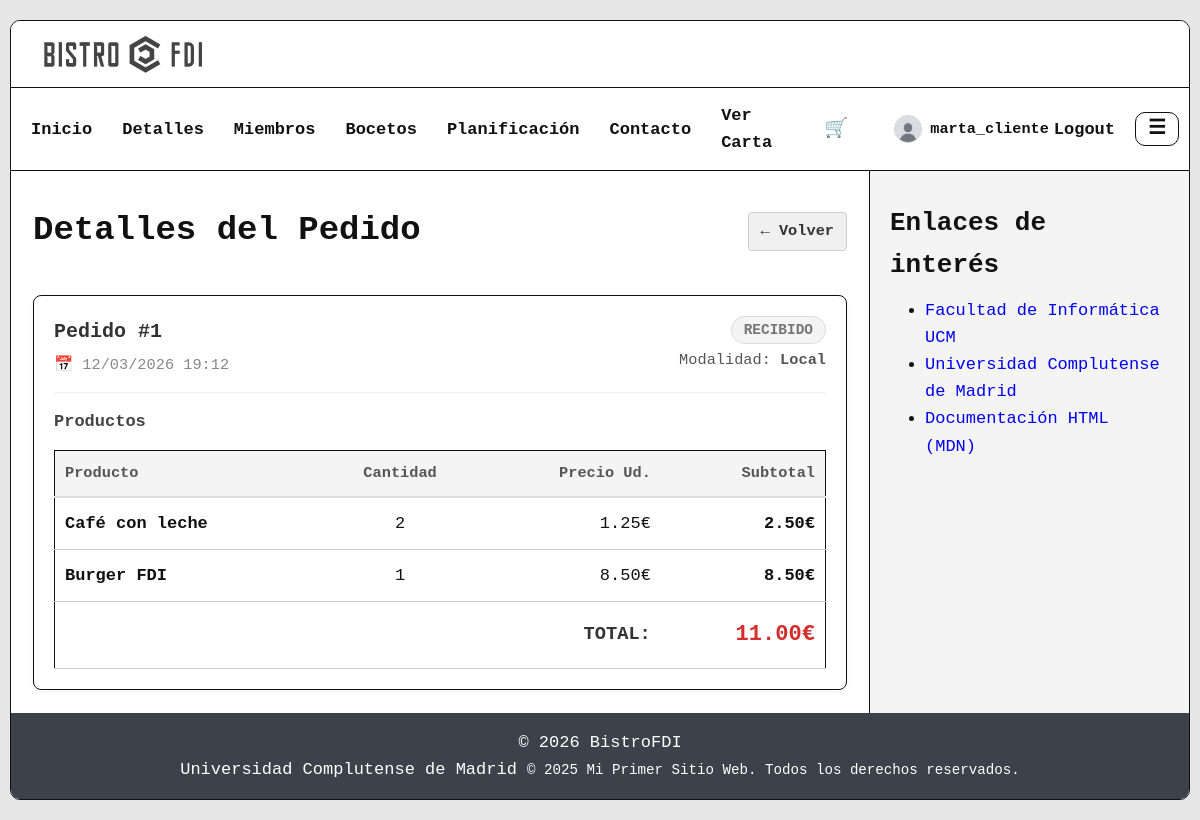
The app's page /includes/vistas/cliente/pedido_detalle.php?id=1 (signed in) with its own data.
### tables this page shows
CREATE TABLE pedidos (
    id INT AUTO_INCREMENT PRIMARY KEY,
    numero_pedido INT NOT NULL,
    id_cliente INT,
    id_cocinero INT,
    fecha_hora DATETIME DEFAULT CURRENT_TIMESTAMP,
    estado ENUM('nuevo', 'recibido', 'en preparación', 'cocinando', 'listo cocina', 'terminado', 'entregado') DEFAULT 'nuevo',
    tipo ENUM('local', 'llevar') NOT NULL,
    total DECIMAL(10, 2) NOT NULL,
    FOREIGN KEY (id_cliente) REFERENCES usuarios(id),
    FOREIGN KEY (id_cocinero) REFERENCES usuarios(id)
);

CREATE TABLE pedidos_productos (
    id_pedido INT,
    id_producto INT,
    cantidad INT NOT NULL,
    precio_historico DECIMAL(10, 2) NOT NULL,
    PRIMARY KEY (id_pedido, id_producto),
    FOREIGN KEY (id_pedido) REFERENCES pedidos(id) ON DELETE CASCADE,
    FOREIGN KEY (id_producto) REFERENCES productos(id)
);

CREATE TABLE productos (
    id INT AUTO_INCREMENT PRIMARY KEY,
    id_categoria INT NOT NULL,
    nombre VARCHAR(100) NOT NULL,
    descripcion TEXT,
    precio_base DECIMAL(10, 2) NOT NULL,
    iva INT NOT NULL,
    disponible BOOLEAN DEFAULT TRUE,
    ofertado BOOLEAN DEFAULT TRUE,
    FOREIGN KEY (id_categoria) REFERENCES categorias(id) ON DELETE RESTRICT
);

### includes/app/sa/PedidoSA.php (called while the page is built, shortened)
<?php
require_once RAIZ_APP . '/includes/app/dao/PedidoDAO.php';
require_once RAIZ_APP . '/includes/app/sa/ProductoSA.php';
class PedidoSA {
    private static function dao(): PedidoDAO {
        $conn = Aplicacion::getInstance()->getConexionBd();
        return new PedidoDAO($conn);
    }
    public static function obtener(int $id): ?PedidoDTO {
        return self::dao()->findById($id);
    }
    public static function obtenerDetalle(int $idPedido): array {
        $pedido = self::dao()->findById($idPedido);
        return self::dao()->findLineasByPedido($idPedido);
    }
}

### includes/app/dao/PedidoDAO.php (called while the page is built, shortened)
<?php
require_once RAIZ_APP . '/includes/app/dto/PedidoDTO.php';
require_once RAIZ_APP . '/includes/app/dto/PedidoProductoDTO.php';
class PedidoDAO {
    public function findById(int $id): ?PedidoDTO{
        $sql = "SELECT id, numero_pedido, id_cliente, id_cocinero, fecha_hora, estado, tipo, total
                FROM pedidos
                WHERE id = ?";
        $stmt = $this->conn->prepare($sql);
        $stmt->bind_param('i', $id);
        if (!$stmt->execute()) throw new RuntimeException("Error execute (findById pedido): " . $stmt->error);
        $rs = $stmt->get_result();
        $row = $rs->fetch_assoc();
        return new PedidoDTO(
            (int)$row['id'],
            (int)$row['numero_pedido'],
            (int)$row['id_cliente'],
            $row['id_cocinero'] !== null ? (int)$row['id_cocinero'] : null,
            (string)$row['fecha_hora'],
            (string)$row['estado'],
            (string)$row['tipo'],
            (float)$row['total']
        );
    }
    public function findLineasByPedido(int $idPedido): array{
        $sql = "SELECT id_pedido, id_producto, cantidad, precio_historico
                FROM pedidos_productos
                WHERE id_pedido = ?";
        $stmt = $this->conn->prepare($sql);
        $stmt->bind_param('i', $idPedido);
        if (!$stmt->execute()) throw new RuntimeException("Error execute (findLineasByPedido): " . $stmt->error);
        $rs = $stmt->get_result();
        $res = [];
        while ($row = $rs->fetch_assoc()) {
            $res[] = new PedidoProductoDTO(
                (int)$row['id_pedido'],
                (int)$row['id_producto'],
                (int)$row['cantidad'],
                (float)$row['precio_historico']
            );
        }
        return $res;
    }
}

### includes/app/dto/PedidoDTO.php (called while the page is built, shortened)
<?php
class PedidoDTO{
    public function getNumeroPedido(): int { return $this->numeroPedido; }
    public function getFechaHora(): string { return $this->fechaHora; }
    public function getEstado(): string { return $this->estado; }
    public function getTipo(): string { return $this->tipo; }
    public function getTotal(): float { return $this->total; }
}

### includes/app/sa/ProductoSA.php (called while the page is built, shortened)
<?php
require_once RAIZ_APP . '/includes/app/dao/ProductoDAO.php';
class ProductoSA
{
    private static function dao(): ProductoDAO
    {
        $conn = Aplicacion::getInstance()->getConexionBd();
        return new ProductoDAO($conn);
    }
    public static function obtener(int $id): ?ProductoDTO
    {
        return self::dao()->findById($id);
    }
}

### includes/app/dao/ProductoDAO.php (called while the page is built, shortened)
<?php
require_once RAIZ_APP . '/includes/app/dto/ProductoDTO.php';
class ProductoDAO
{
    public function findById(int $id): ?ProductoDTO
    {
        $sql = "SELECT id, id_categoria, nombre, descripcion, precio_base, iva, disponible, ofertado
                FROM productos
                WHERE id = ?";
        $stmt = $this->conn->prepare($sql);
        $stmt->bind_param('i', $id);
        if (!$stmt->execute()) {
            throw new RuntimeException("Error execute (findById productos): " . $stmt->error);
        }
        $rs = $stmt->get_result();
        $row = $rs->fetch_assoc();
        $imagenes = $this->findImagenesByProducto((int)$row['id']);
        return new ProductoDTO(
            (int)$row['id'],
            (int)$row['id_categoria'],
            (string)$row['nombre'],
            $row['descripcion'] !== null ? (string)$row['descripcion'] : null,
            (float)$row['precio_base'],
            (int)$row['iva'],
            (bool)$row['disponible'],
            (bool)$row['ofertado'],
            $imagenes
        );
    }
    public function findImagenesByProducto(int $idProducto): array
    {
        $sql = "SELECT ruta FROM productos_imagenes WHERE id_producto = ? ORDER BY id ASC";
        $stmt = $this->conn->prepare($sql);
        $stmt->bind_param('i', $idProducto);
        if (!$stmt->execute()) {
            throw new RuntimeException("Error execute (findImagenes): " . $stmt->error);
        }
        $rs = $stmt->get_result();
        $res = [];
        while ($row = $rs->fetch_assoc()) {
            $res[] = (string)$row['ruta'];
        }
        return $res;
    }
}

### includes/app/dto/ProductoDTO.php (called while the page is built, shortened)
<?php
class ProductoDTO
{
    public function getNombre(): string { return $this->nombre; }
}

### includes/app/dto/PedidoProductoDTO.php (called while the page is built, shortened)
<?php
class PedidoProductoDTO{
    public function getCantidad(): int { return $this->cantidad; }
    public function getPrecioHistorico(): float { return $this->precioHistorico; }
    public function getSubtotal(): float {
        return round($this->cantidad * $this->precioHistorico, 2);
    }
}

### includes/vistas/cliente/pedido_detalle.php (the view, shortened to what this page needs)
<?php
require_once RAIZ_APP . '/includes/app/sa/PedidoSA.php';
require_once RAIZ_APP . '/includes/app/sa/ProductoSA.php';
$idPedido = filter_input(INPUT_GET, 'id', FILTER_VALIDATE_INT);
$errorAcceso = null;
$pedido = null;
$lineasPedido = [];
try {
    $pedido = PedidoSA::obtener($idPedido);
    $lineasPedido = PedidoSA::obtenerDetalle($idPedido);
} catch (Exception $e) {
    $errorAcceso = $e->getMessage();
}
?>
<section class="ger-wrap">
    <div style="display: flex; justify-content: space-between; align-items: center; margin-bottom: 25px;">
        <h1>Detalles del Pedido</h1>
        <button onclick="window.history.back();" class="btn btn-light" style="font-size: 0.9em;">← Volver</button>
    </div>
    <?php if ($errorAcceso): ?>
        <div class="alerta-error" style="background-color: #ffebee; color: #c62828; padding: 15px; border-radius: 5px; margin-bottom: 20px;">
            <?= htmlspecialchars($errorAcceso) ?>
        </div>
    <?php else: ?>
        <div class="card" style="margin-bottom: 25px; padding: 20px;">
            <div style="display: flex; justify-content: space-between; border-bottom: 1px solid #eee; padding-bottom: 15px; margin-bottom: 15px;">
                <div>
                    <h3 style="margin: 0; color: #333;">Pedido #<?= $pedido->getNumeroPedido() ?></h3>
                    <p class="muted" style="margin: 5px 0 0 0; font-size: 0.9em;">
                        📅 <?= date('d/m/Y H:i', strtotime($pedido->getFechaHora())) ?>
                    </p>
                </div>
                <div style="text-align: right;">
                    <?php
                        $estado = strtolower($pedido->getEstado());
                        $colorEstado = match($estado) {
                            'nuevo' => '#2196F3',
                            'en preparación', 'cocinando' => '#FF9800',
                            'listo cocina' => '#9C27B0',
                            'terminado', 'entregado' => '#4CAF50',
                            'cancelado' => '#F44336',
                            default => '#757575'
                        };
                    ?>
                    <span style="background: <?= $colorEstado ?>15; color: <?= $colorEstado ?>; padding: 5px 12px; border-radius: 20px; font-size: 0.85em; font-weight: bold; border: 1px solid <?= $colorEstado ?>30;">
                        <?= strtoupper($estado) ?>
                    </span>
                    <p style="margin: 5px 0 0 0; font-size: 0.9em; color: #555;">
                        Modalidad: <strong><?= ucfirst($pedido->getTipo()) ?></strong>
                    </p>
                </div>
            </div>
            <h4 style="margin-top: 0; margin-bottom: 15px; color: #444;">Productos</h4>
            <div style="overflow-x: auto;">
                <table style="width: 100%; border-collapse: collapse; text-align: left;">
                    <thead style="background: #f9f9f9; border-bottom: 2px solid #ddd;">
                        <tr>
                            <th style="padding: 10px; font-size: 0.9em; color: #555;">Producto</th>
                            <th style="padding: 10px; font-size: 0.9em; color: #555; text-align: center;">Cantidad</th>
                            <th style="padding: 10px; font-size: 0.9em; color: #555; text-align: right;">Precio Ud.</th>
                            <th style="padding: 10px; font-size: 0.9em; color: #555; text-align: right;">Subtotal</th>
                        </tr>
                    </thead>
                    <tbody>
                        <?php if (empty($lineasPedido)): ?>
                            <tr>
                                <td colspan="4" style="padding: 15px; text-align: center; color: #777;">No hay productos registrados en este pedido.</td>
                            </tr>
                        <?php else: ?>
                            <?php foreach ($lineasPedido as $linea):
                                $producto = ProductoSA::obtener($linea->getIdProducto());
                                $nombreProducto = $producto ? $producto->getNombre() : "Producto Desconocido (ID: {$linea->getIdProducto()})";
                            ?>
                                <tr style="border-bottom: 1px solid #eee;">
                                    <td style="padding: 12px 10px;">
                                        <strong><?= htmlspecialchars($nombreProducto) ?></strong>
                                    </td>
                                    <td style="padding: 12px 10px; text-align: center;">
                                        <?= $linea->getCantidad() ?>
                                    </td>
                                    <td style="padding: 12px 10px; text-align: right;">
                                        <?= number_format($linea->getPrecioHistorico(), 2) ?>€
                                    </td>
                                    <td style="padding: 12px 10px; text-align: right; font-weight: bold;">
                                        <?= number_format($linea->getSubtotal(), 2) ?>€
                                    </td>
                                </tr>
                            <?php endforeach; ?>
                        <?php endif; ?>
                    </tbody>
                    <tfoot>
                        <tr>
                            <td colspan="3" style="padding: 15px 10px; text-align: right; font-size: 1.1em; color: #333;">
                                <strong>TOTAL:</strong>
                            </td>
                            <td style="padding: 15px 10px; text-align: right; font-size: 1.3em; color: #d32f2f; font-weight: bold;">
                                <?= number_format($pedido->getTotal(), 2) ?>€
                            </td>
                        </tr>
                    </tfoot>
                </table>
            </div>
        </div>
    <?php endif; ?>
</section>
<?php
require RAIZ_APP . '/includes/vistas/common/plantilla.php';

### records on screen
pedidos: numero_pedido "1", fecha_hora "12/03/2026 19:12", estado "RECIBIDO", tipo "Local", total "11.00"
pedidos_productos: id_producto.nombre "Café con leche", cantidad "2", precio_historico "1.25", $linea->getSubtotal() "2.50"
productos: nombre "Burger FDI"

### other values on screen
$nombreUsuarioEsc "marta_cliente"
$linea->getCantidad() "1"
$linea->getPrecioHistorico() "8.50"
$linea->getSubtotal() "8.50"
